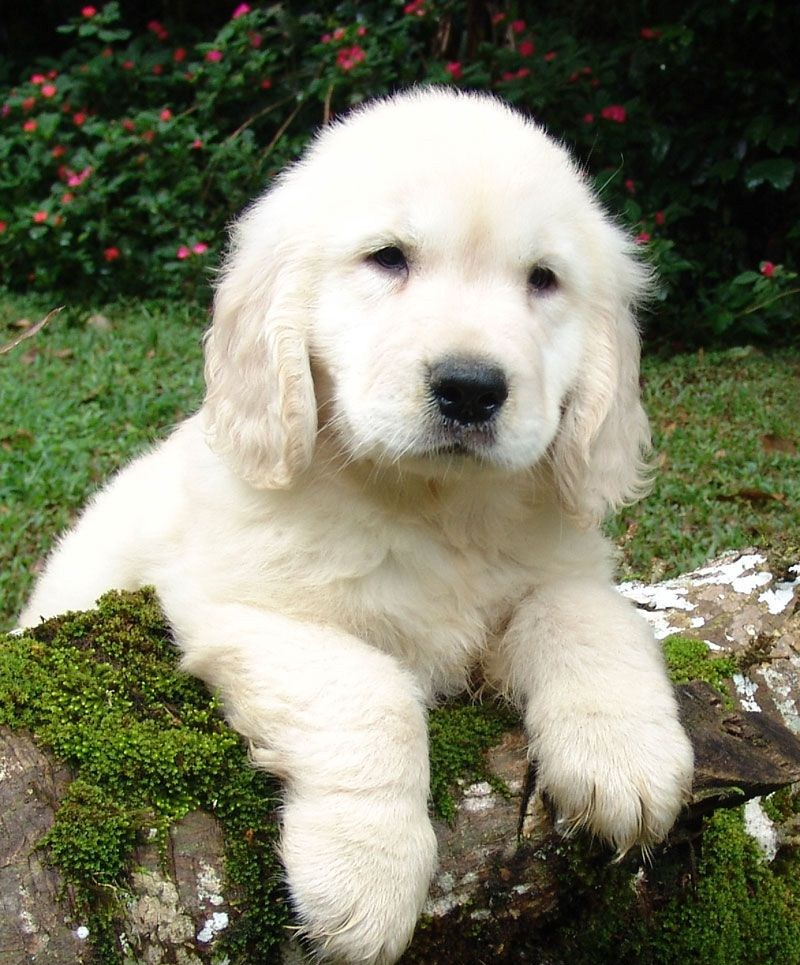
#> input picture data/puppy.jpg, 800 x 965 px
$ python make_figures.py
#> lines starting #> are read from the running program, lines starting #| are printed output that depends on the picture
### convolutions.py
"""
Valid, Same, and Full convolution — CS 5330 Assessment 1 (topic 26).

The three modes differ ONLY in how much zero padding is added around the
image before sliding the kernel across it. For an H x W image and a K x K
kernel (K odd):

    mode     padding per side    output size            border pixels
    -----    ----------------    -------------------    -------------------
    valid    0                   (H-K+1) x (W-K+1)      none touch padding
    same     K // 2              H x W                  some touch padding
    full     K - 1               (H+K-1) x (W+K-1)      kernel overlaps image
                                                        by as little as 1 px

Run:  .venv/bin/python convolutions.py
Outputs comparison figures and per-mode images to output/.
"""

import numpy as np
import matplotlib.pyplot as plt
from PIL import Image
from scipy.signal import convolve2d as scipy_convolve2d

KERNEL_SIZE = 21          # odd, so "same" is symmetric
IMAGE_MAX_DIM = 200       # small image so the +/- (K-1) size change is visible
GREY_IMAGE = "data/street.jpg"   # Waymo Pacifica, Dllu, Wikimedia Commons, CC BY-SA 4.0
COLOR_IMAGE = "data/puppy.jpg"   # Golde33443, Golden Trvs Gol twister, Commons, CC BY-SA 3.0


def convolve2d(channel, kernel, mode):
    """2-D convolution of a single channel, written out explicitly.

    Convolution = flip the kernel, then slide it and take dot products
    (without the flip it would be correlation). The mode picks the padding.
    """
    k = kernel.shape[0]
    flipped = kernel[::-1, ::-1]
    pad = {"valid": 0, "same": k // 2, "full": k - 1}[mode]
    padded = np.pad(channel, pad)  # zero padding

    out_h = padded.shape[0] - k + 1
    out_w = padded.shape[1] - k + 1
    out = np.empty((out_h, out_w))
    for i in range(out_h):
        for j in range(out_w):
            out[i, j] = np.sum(padded[i : i + k, j : j + k] * flipped)
    return out


def convolve_image(image, kernel, mode):
    """Apply convolve2d to a greyscale (H,W) or color (H,W,3) image."""
    if image.ndim == 2:
        return convolve2d(image, kernel, mode)
    channels = [convolve2d(image[:, :, c], kernel, mode) for c in range(3)]
    return np.stack(channels, axis=-1)


def load_image(path, greyscale):
    """Load as float in [0,1], downscaled so size differences are visible."""
    img = Image.open(path).convert("L" if greyscale else "RGB")
    img.thumbnail((IMAGE_MAX_DIM, IMAGE_MAX_DIM))
    return np.asarray(img, dtype=np.float64) / 255.0


# [55 lines left out: functions on_canvas, demo, main, not called in this run]


# [2 lines that do not run on import are left out]

### make_figures.py
"""
Teaching figures for presentation v2 (topic 26: valid/same/full convolution).

Generates into output/:
    grid_running_example.png   6x6 * 3x3 -> 4x4, kernel fully inside (slide 2)
    grid_boundary_question.png kernel centered on a corner pixel, hanging off (slide 2)
    grid_valid.png             p=0 grid diagram (slide 6)
    grid_same.png              p=1 grid diagram (slide 7)
    grid_full.png              p=2 grid diagram (slide 8)
    visit_counts_valid.png     how often each pixel is used, no padding (slide 4)
    visit_counts.png           valid vs same vs full usage heatmaps (slide 8)
    dial.png                   the padding dial: three named settings (slides 5, 12)
    grey_input.png, color_input.png   downscaled inputs for true-scale pairs

Run:  .venv/bin/python make_figures.py
"""

import matplotlib.pyplot as plt
import numpy as np
from matplotlib.colors import LinearSegmentedColormap
from matplotlib.patches import FancyArrowPatch, Rectangle

from convolutions import COLOR_IMAGE, GREY_IMAGE, load_image

# palette per the dataviz reference (validated: worst adjacent CVD dE 21.2)
INK = "#0B0B0B"
INK2 = "#52514E"
MUTED = "#898781"
HAIRLINE = "#C3C2B7"
PAD_FILL = "#F0EFEC"
KERNEL = "#E34948"
OUTPUT = "#1BAF7A"
MODE_COLORS = {"valid": "#2A78D6", "same": "#EDA100", "full": "#4A3AA7"}
BLUE_RAMP = ["#CDE2FB", "#9EC5F4", "#6DA7EC", "#3987E5", "#256ABF", "#184F95", "#0D366B"]
BLUES = LinearSegmentedColormap.from_list("blues", BLUE_RAMP)

N, K = 6, 3  # the running example: 6x6 image, 3x3 kernel


def draw_image_grid(ax, x0, y0, n, pad=0):
    """Image cells white, padding ring grey with '0's. (x0, y0) = top-left."""
    total = n + 2 * pad
    for r in range(total):
        for c in range(total):
            is_pad = r < pad or c < pad or r >= n + pad or c >= n + pad
            ax.add_patch(Rectangle((x0 + c, y0 - r - 1), 1, 1,
                                   facecolor=PAD_FILL if is_pad else "white",
                                   edgecolor=HAIRLINE, linewidth=0.8))
            if is_pad:
                ax.text(x0 + c + 0.5, y0 - r - 0.5, "0",
                        ha="center", va="center", fontsize=8, color=MUTED)
    return total


def draw_output_grid(ax, x0, y0, n, highlight=None):
    for r in range(n):
        for c in range(n):
            strong = highlight == (r, c)
            ax.add_patch(Rectangle((x0 + c, y0 - r - 1), 1, 1,
                                   facecolor=OUTPUT, alpha=0.55 if strong else 0.18,
                                   edgecolor=HAIRLINE, linewidth=0.8))


def draw_kernel_box(ax, x0, y0, row, col, k=K):
    """Kernel outline with top-left at grid cell (row, col)."""
    ax.add_patch(Rectangle((x0 + col, y0 - row - k, ), k, k,
                           facecolor=KERNEL, alpha=0.12,
                           edgecolor=KERNEL, linewidth=3, zorder=5))


def finish(ax, fname, x_range, y_range):
    ax.set_xlim(*x_range)
    ax.set_ylim(*y_range)
    ax.set_aspect("equal")
    ax.axis("off")
    plt.savefig(f"output/{fname}", dpi=200, bbox_inches="tight",
                facecolor="white", pad_inches=0.1)
    plt.close()
    print(f"  output/{fname}")


def mode_figure(mode):
    """Padded input grid + kernel at its extreme position -> output grid."""
    pad = {"valid": 0, "same": (K - 1) // 2, "full": K - 1}[mode]
    total = N + 2 * pad
    out = total - K + 1
    gap = 2.2

    fig, ax = plt.subplots(figsize=((total + gap + out) * 0.42, (total + 1.6) * 0.42))
    draw_image_grid(ax, 0, 0, N, pad)
    draw_kernel_box(ax, 0, 0, 0, 0)  # extreme top-left position for this mode
    oy = -(total - out) / 2  # vertically centered next to the input
    draw_output_grid(ax, total + gap, oy, out, highlight=(0, 0))
    ax.add_patch(FancyArrowPatch((total + 0.4, -total / 2), (total + gap - 0.4, -total / 2),
                                 arrowstyle="-|>", mutation_scale=22, color=INK2, linewidth=2))

    ax.scatter([0.18], [1.02], s=90, color=MODE_COLORS[mode], clip_on=False)
    ax.text(0.55, 1.0, f"{mode} convolution   p = {pad}",
            fontsize=13, fontweight="bold", color=INK, va="center")
    label = f"{N}×{N} image" if pad == 0 else f"{N}×{N} + {pad} ring{'s' if pad > 1 else ''} of zeros = {total}×{total}"
    ax.text(total / 2, -total - 0.55, label, ha="center", fontsize=11, color=INK2)
    ax.text(total + gap + out / 2, oy - out - 0.55, f"output {out}×{out}",
            ha="center", fontsize=11, color=INK2)
    finish(ax, f"grid_{mode}.png", (-0.3, total + gap + out + 0.3), (-total - 1.3, 1.5))


def running_example():
    """6x6 * 3x3 -> 4x4 with the kernel fully inside, one output cell lit."""
    out, gap = N - K + 1, 2.2
    krow, kcol = 1, 1  # kernel top-left; maps to output cell (1, 1)
    fig, ax = plt.subplots(figsize=((N + gap + out) * 0.42, (N + 1.6) * 0.42))
    draw_image_grid(ax, 0, 0, N)
    draw_kernel_box(ax, 0, 0, krow, kcol)
    oy = -(N - out) / 2
    draw_output_grid(ax, N + gap, oy, out, highlight=(krow, kcol))
    ax.add_patch(FancyArrowPatch((N + 0.4, -N / 2), (N + gap - 0.4, -N / 2),
                                 arrowstyle="-|>", mutation_scale=22, color=INK2, linewidth=2))
    ax.text(N / 2, -N - 0.55, f"{N}×{N} image,  {K}×{K} kernel",
            ha="center", fontsize=11, color=INK2)
    ax.text(N + gap + out / 2, oy - out - 0.55, f"output {out}×{out} — it shrank",
            ha="center", fontsize=11, color=INK2)
    finish(ax, "grid_running_example.png", (-0.3, N + gap + out + 0.3), (-N - 1.3, 0.7))


def boundary_question():
    """Kernel centered on the corner pixel: a third of it hangs off the image."""
    fig, ax = plt.subplots(figsize=((N + 2.4) * 0.42, (N + 2.6) * 0.42))
    draw_image_grid(ax, 0, 0, N)
    draw_kernel_box(ax, 0, 0, -1, -1)  # centered on pixel (0, 0)
    for r, c in [(-1, -1), (-1, 0), (-1, 1), (0, -1), (1, -1)]:
        ax.text(c + 0.5, -r - 0.5, "?", ha="center", va="center",
                fontsize=13, fontweight="bold", color=KERNEL)
    ax.text(N / 2, -N - 0.55, "kernel centered on a corner pixel:\nwhat multiplies the missing cells?",
            ha="center", va="top", fontsize=11, color=INK2)
    finish(ax, "grid_boundary_question.png", (-1.4, N + 1.0), (-N - 1.9, 1.4))


def visit_counts(pad):
    """How many kernel placements use each image pixel, for padding = pad."""
    counts = np.zeros((N, N), int)
    total = N + 2 * pad
    for r in range(total - K + 1):
        for c in range(total - K + 1):
            r0, r1 = max(r - pad, 0), min(r + K - pad, N)
            c0, c1 = max(c - pad, 0), min(c + K - pad, N)
            counts[r0:r1, c0:c1] += 1
    return counts


def draw_counts(ax, counts, title, chip=None):
    for r in range(N):
        for c in range(N):
            v = counts[r, c]
            ax.add_patch(Rectangle((c, -r - 1), 1, 1, facecolor=BLUES(v / (K * K)),
                                   edgecolor="white", linewidth=1.5))
            ax.text(c + 0.5, -r - 0.5, str(v), ha="center", va="center", fontsize=10,
                    color="white" if v >= 6 else INK)
    if chip:
        ax.scatter([0.18], [0.62], s=80, color=chip, clip_on=False)
        ax.text(0.55, 0.6, title, fontsize=12, fontweight="bold", color=INK, va="center")
    else:
        ax.text(N / 2, 0.6, title, fontsize=11, color=INK2, ha="center", va="center")
    ax.set_xlim(-0.2, N + 0.2)
    ax.set_ylim(-N - 0.3, 1.1)
    ax.set_aspect("equal")
    ax.axis("off")


def visit_figures():
    fig, ax = plt.subplots(figsize=(4.2, 4.6))
    draw_counts(ax, visit_counts(0), "kernel placements that use each pixel\n(3×3 kernel, no padding)")
    plt.savefig("output/visit_counts_valid.png", dpi=200, bbox_inches="tight",
                facecolor="white", pad_inches=0.1)
    plt.close()
    print("  output/visit_counts_valid.png")

    fig, axes = plt.subplots(1, 3, figsize=(12.6, 4.4))
    for ax, mode in zip(axes, ("valid", "same", "full")):
        pad = {"valid": 0, "same": (K - 1) // 2, "full": K - 1}[mode]
        draw_counts(ax, visit_counts(pad), f"{mode}  (p = {pad})", chip=MODE_COLORS[mode])
    plt.savefig("output/visit_counts.png", dpi=200, bbox_inches="tight",
                facecolor="white", pad_inches=0.1)
    plt.close()
    print("  output/visit_counts.png")


def dial():
    fig, ax = plt.subplots(figsize=(10.5, 2.6))
    ax.plot([0, 1], [0, 0], color=HAIRLINE, linewidth=3, zorder=1,
            solid_capstyle="round")
    stops = [("valid", 0.0, "p = 0", "output  N − K + 1   (shrinks)"),
             ("same", 0.5, "p = (K−1)/2", "output  N   (unchanged)"),
             ("full", 1.0, "p = K − 1", "output  N + K − 1   (grows)")]
    for mode, x, p_label, out_label in stops:
        ax.scatter([x], [0], s=260, color=MODE_COLORS[mode], zorder=3)
        ax.text(x, 0.35, mode, ha="center", fontsize=16, fontweight="bold", color=INK)
        ax.text(x, -0.32, p_label, ha="center", fontsize=12, color=INK)
        ax.text(x, -0.55, out_label, ha="center", fontsize=11, color=INK2)
    ax.text(0.5, 0.72, "How much padding do we use per side?",
            ha="center", fontsize=13, color=INK2, style="italic")
    ax.set_xlim(-0.16, 1.16)
    ax.set_ylim(-0.8, 0.95)
    ax.axis("off")
    plt.savefig("output/dial.png", dpi=200, bbox_inches="tight",
                facecolor="white", pad_inches=0.1)
    plt.close()
    print("  output/dial.png")


def real_conv_row():
    """input photo * (1/9 x ones) = blurred photo — the grid story on a real image."""
    from PIL import Image

    from convolutions import convolve_image

    img = Image.open("data/puppy.jpg").convert("RGB")
    w, h = img.size  # 800x965: center-crop square, then small enough to see a 3x3 blur
    side = min(w, h)
    img = img.crop(((w - side) // 2, (h - side) // 2,
                    (w + side) // 2, (h + side) // 2)).resize((128, 128), Image.LANCZOS)
    photo = np.asarray(img, dtype=np.float64) / 255.0
    blurred = np.clip(convolve_image(photo, np.ones((3, 3)) / 9.0, "valid"), 0, 1)

    fig, ax = plt.subplots(figsize=(10.4, 3.9))
    ax.imshow(photo, extent=(0, 6, 0, 6))
    ax.text(7.15, 3, "∗", fontsize=34, color=INK2, ha="center", va="center")
    ax.text(8.75, 3, "1/9 ×", fontsize=15, fontweight="bold", color=INK,
            ha="center", va="center")
    for r in range(3):
        for c in range(3):
            ax.add_patch(Rectangle((9.55 + c, 1.5 + r), 1, 1, facecolor=KERNEL,
                                   alpha=0.10, edgecolor=KERNEL, linewidth=1.5))
            ax.text(10.05 + c, 2.0 + r, "1", fontsize=13, color=INK,
                    ha="center", va="center")
    ax.text(13.65, 3, "=", fontsize=34, color=INK2, ha="center", va="center")
    out_w = 6 * blurred.shape[0] / photo.shape[0]
    ax.imshow(blurred, extent=(14.75, 14.75 + out_w, (6 - out_w) / 2, (6 + out_w) / 2))
    ax.text(3, -0.55, "input  128×128", fontsize=12, color=INK2, ha="center")
    ax.text(11.05, 0.9, "3×3 box blur", fontsize=11, color=MUTED, ha="center")
    ax.text(14.75 + out_w / 2, -0.55, "output  126×126 — two pixels gone",
            fontsize=12, color=INK2, ha="center")
    finish(ax, "conv_real_example.png", (-0.3, 21.1), (-1.15, 6.4))


def mode_examples():
    """Mode-contrast examples: each shows WHY the other modes fail at this job."""
    from PIL import Image

    from convolutions import GREY_IMAGE, convolve2d, load_image

    street = load_image(GREY_IMAGE, greyscale=True)  # 108 x 200

    # VALID example — gradients are measurements. Same-mode padding invents a
    # phantom bright edge frame along the border; valid has only real edges.
    sobel_x = np.array([[-1, 0, 1], [-2, 0, 2], [-1, 0, 1]], dtype=float)
    grad = lambda mode: np.hypot(convolve2d(street, sobel_x, mode),
                                 convolve2d(street, sobel_x.T, mode))
    m_valid, m_same = grad("valid"), grad("same")
    vmax = m_same.max()
    boost = lambda m: (m / vmax) ** 0.6  # gamma so the 1-px rim reads on a slide
    fig, axes = plt.subplots(1, 2, figsize=(8.2, 2.35))
    axes[0].imshow(boost(m_valid), cmap="gray", vmin=0, vmax=1)
    axes[0].set_title("valid — real edges only  ✓", fontsize=11, color=INK)
    axes[1].imshow(boost(m_same), cmap="gray", vmin=0, vmax=1)
    axes[1].set_title("same — phantom border edges  ✗", fontsize=11,
                      color=KERNEL, fontweight="bold")
    h, w = m_same.shape
    for xy, xt in [((w * 0.5, 1), (w * 0.5, 22)), ((1, h * 0.55), (24, h * 0.55)),
                   ((w * 0.75, h - 2), (w * 0.75, h - 23))]:
        axes[1].annotate("", xy=xy, xytext=xt,
                         arrowprops=dict(color=KERNEL, arrowstyle="-|>", linewidth=1.8))
    for ax in axes:
        ax.axis("off")
    plt.savefig("output/example_valid.png", dpi=200, bbox_inches="tight",
                facecolor="white", pad_inches=0.08)
    plt.close()
    print("  output/example_valid.png")

    # SAME example — a detection box at fixed frame coordinates. On the valid
    # output the content shifted by K//2 and the canvas shrank: the box misses.
    blur = np.ones((21, 21)) / 441.0
    out_same = np.clip(convolve2d(street, blur, "same"), 0, 1)
    out_valid = np.clip(convolve2d(street, blur, "valid"), 0, 1)
    box = dict(xy=(12, 20), width=136, height=83, fill=False,
               edgecolor=MODE_COLORS["same"], linewidth=2.5)
    fig, axes = plt.subplots(1, 2, figsize=(8.2, 2.35),
                             width_ratios=[out_same.shape[1], out_valid.shape[1]])
    axes[0].imshow(out_same, cmap="gray", vmin=0, vmax=1)
    axes[0].add_patch(Rectangle(**box))
    axes[0].set_title("same — box lands on the car  ✓", fontsize=11, color=INK)
    axes[1].imshow(out_valid, cmap="gray", vmin=0, vmax=1)
    axes[1].add_patch(Rectangle(**box, clip_on=False))
    axes[1].set_title("valid — same box coords miss  ✗", fontsize=11,
                      color=KERNEL, fontweight="bold")
    for ax in axes:
        ax.set_anchor("N")
        ax.axis("off")
    plt.savefig("output/example_same.png", dpi=200, bbox_inches="tight",
                facecolor="white", pad_inches=0.08)
    plt.close()
    print("  output/example_same.png")

    # FULL example (photo card): frame 36 — tracked pedestrian ID:20 is genuinely
    # cut off by the bottom frame edge, walking into view
    trk = Image.open("data/object_tracking_security.gif")
    trk.seek(36)
    trk = trk.convert("RGB")
    trk.thumbnail((640, 640))
    trk.save("output/example_full.png")
    print("  output/example_full.png")

    # slide 7 example: video game post-processing (Xonotic, GPL screenshot),
    # with the bloom glow annotated so the effect is unmissable at card size
    from matplotlib.patches import Ellipse

    game = Image.open("data/game.jpg").convert("RGB")
    game.thumbnail((640, 640))
    arr = np.asarray(game)
    fig, ax = plt.subplots(figsize=(6.4, 3.6))
    ax.imshow(arr)
    ax.add_patch(Ellipse((356, 152), 190, 120, fill=False,
                         edgecolor=MODE_COLORS["same"], linewidth=2.5))
    ax.annotate("bloom", xy=(300, 190), xytext=(150, 290),
                color="white", fontsize=15, fontweight="bold",
                arrowprops=dict(color=MODE_COLORS["same"], arrowstyle="-|>",
                                linewidth=2.2),
                bbox=dict(boxstyle="round,pad=0.25", facecolor="#1F1F1D",
                          edgecolor=MODE_COLORS["same"]))
    ax.axis("off")
    plt.savefig("output/example_game.png", dpi=200, bbox_inches="tight",
                facecolor="white", pad_inches=0.02)
    plt.close()
    print("  output/example_game.png")

    # slide 6 example: Zoom-style background blur (course-collected image)
    zoom = Image.open("data/Zoom_Background_Blur.png").convert("RGB")
    zoom.thumbnail((640, 640))
    zoom.save("output/example_zoom.png")
    print("  output/example_zoom.png")

    # slide 4 example: a pedestrian entering the frame (clipped at the left edge)
    ped = Image.open("data/face_detection_example.gif")
    ped.seek(75)
    ped = ped.convert("RGB")
    ped.save("output/pedestrian_edge.png")
    print("  output/pedestrian_edge.png")


# [126 lines left out: functions comparison_strip, padding_examples, edge_bias, example_full_1d, save_inputs, not called in this run]


if __name__ == "__main__":
    print("Generating figures:")
    running_example()
    boundary_question()
    for m in ("valid", "same", "full"):
        mode_figure(m)
#> this loop made 3 passes
#> pass 1, in finish (call 3), `plt.savefig(f"output/{fname}", dpi=200, bbox_inches="tight", facecolor..`:
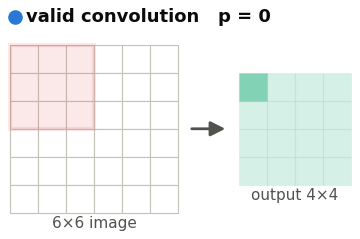
#> figure drawn by matplotlib, 1 panel
    visit_figures()
#> in visit_figures, `plt.savefig("output/visit_counts_valid.png", dpi=200, bbox_inches="tig..`:
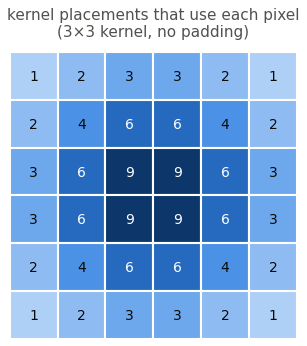
#> figure drawn by matplotlib, 1 panel
#> in visit_figures, `plt.savefig("output/visit_counts.png", dpi=200, bbox_inches="tight", f..`:
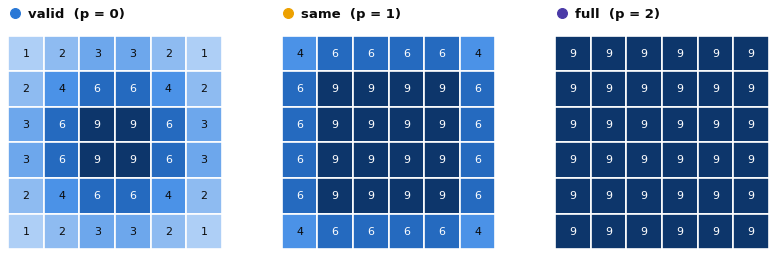
#> figure drawn by matplotlib, 3 panels
    dial()
#> in dial, `plt.savefig("output/dial.png", dpi=200, bbox_inches="tight", facecolor..`:
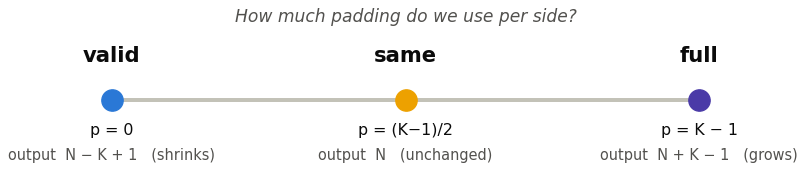
#> figure drawn by matplotlib, 1 panel
    real_conv_row()
#> in real_conv_row, img is the input picture: PIL image 800x965 RGB; mean R, G, B 123.2, 125.3, 103.1
#> in real_conv_row, `img = img.crop(((w - side) // 2, (h - side) // 2, (w + side) // 2, (h ..`:
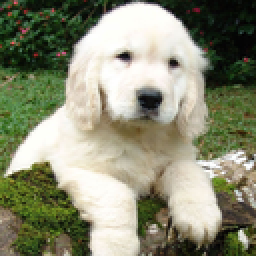
#> img: PIL image 128x128 RGB (shown 2 times larger); mean R, G, B 138, 140, 116.5
#> in convolve_image, `channels = [convolve2d(image[:, :, c], kernel, mode) for c in range(3)]`: channels = 3 items
#> in convolve_image, `return np.stack(channels, axis=-1)`:
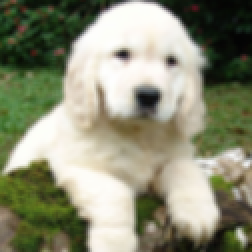
#> returned value: shape (126, 126, 3) float64 (shown 2 times larger); mean of channels 0, 1, 2 0.549, 0.557, 0.465; drawn as R, G, B
#> in finish (call 6), `plt.savefig(f"output/{fname}", dpi=200, bbox_inches="tight", facecolor..`:
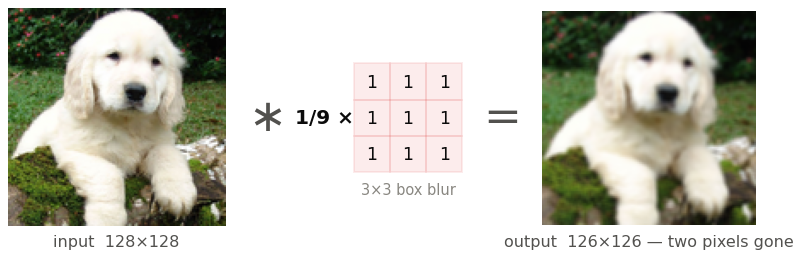
#> figure drawn by matplotlib, 1 panel
    mode_examples()
#> (the run stopped early here; a loop or call above may not have finished)

$ run again, with output/color_valid.png saved as data/puppy.jpg
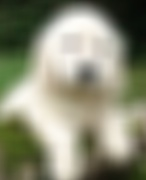
#> input picture output/color_valid.png, 146 x 180 px
#> in real_conv_row, img is the input picture: PIL image 146x180 RGB; mean R, G, B 138.4, 139.6, 117.8
#> in real_conv_row, `img = img.crop(((w - side) // 2, (h - side) // 2, (w + side) // 2, (h ..`:
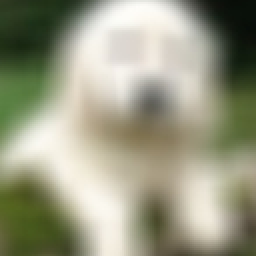
#> img: PIL image 128x128 RGB (shown 2 times larger); mean R, G, B 152.9, 153.8, 130.8
#> channels = 3 items
#> in finish (call 6), `plt.savefig(f"output/{fname}", dpi=200, bbox_inches="tight", facecolor..`:
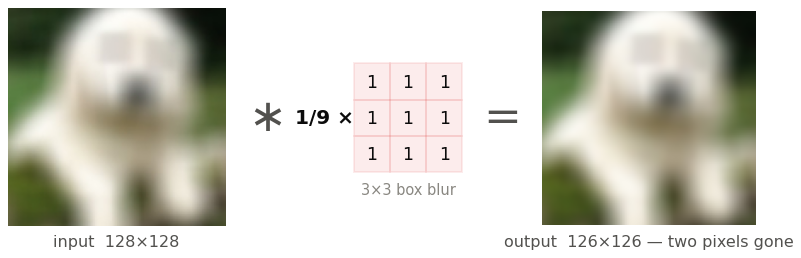
#> figure drawn by matplotlib, 1 panel
